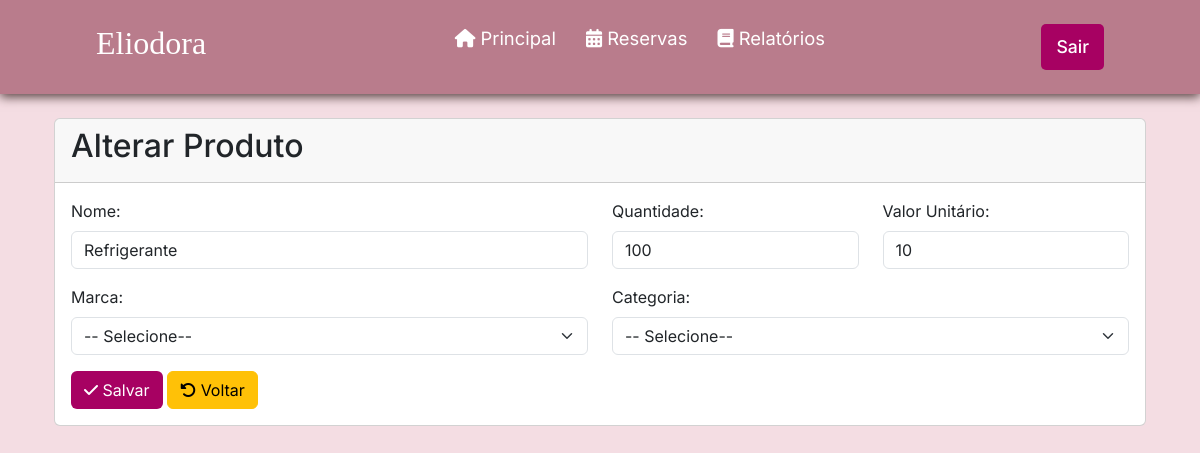
Page /alterarProduto.php?id=2 (signed in) on the committed database.
### tables this page shows
CREATE TABLE `produto` (
  `id` int(11) NOT NULL,
  `nome` varchar(100) NOT NULL,
  `quantidade` int(11) NOT NULL,
  `valorUnitario` double NOT NULL,
  `id_consumo` int(11) DEFAULT NULL,
  `id_tipo` int(11) DEFAULT NULL,
  `id_marca` int(11) DEFAULT NULL
);

### alterarProduto.php (the view, shortened to what this page needs)
<?php
$conexao = mysqli_connect('127.0.0.1', 'root', '', 'tcc');
$sql = "SELECT * from produto where id = " . $_GET['id'];
$resultado = mysqli_query($conexao, $sql);
$linha = mysqli_fetch_array($resultado);
?>
<?php require_once("cabecalho.php"); ?>
<div class="container p-4">
    <div class="card">
        <div class="card-header">
            <h2>Alterar Produto</h2>
        </div>
        <div class="card-body">
            <form method="post">
                <div class="row">
                <div class="mb-3 col-6">
                    <label for="nome" class="form-label">Nome:</label>
                    <input type="text" class="form-control" name="nome" value="<?= $linha['nome'] ?>">
                </div>
                <div class="mb-3 col">
                    <label for="quantidade" class="form-label">Quantidade:</label>
                    <input type="text" class="form-control" name="quantidade" value="<?= $linha['quantidade'] ?>">
                </div>
                <div class="mb-3 col">
                    <label for="valorUnitario" class="form-label">Valor Unitário:</label>
                    <input type="text" class="form-control" name="valorUnitario" value="<?= $linha['valorUnitario'] ?>">
                    </div>
                </div>
                <div class="row">
                <div class="mb-3 col">
                    <label for="id_marca" class="form-label">Marca:</label>
                    <select name="id_marca" id="id_marca" class="form-select">
                        <option value="">-- Selecione--</option>
                    </select>
                </div>
                <div class="mb-3 col">
                    <label for="id_tipo" class="form-label">Categoria:</label>
                    <select name="id_tipo" id="id_tipo" class="form-select">
                        <option value="">-- Selecione--</option>
                    </select>
                </div>
                </div>
                <button name="salvar" type="submit" style="background-color: #a70162; color: #fff" class="btn"><i
                        class="fa-solid fa-check"></i> Salvar</button>
                <a href="listarTipo.php" type="submit" class="btn btn-warning"><i
                        class="fa-solid fa-rotate-left"></i></i>
                    Voltar</a>
            </form>
        </div>
    </div>
</div>
</body>
</html>

### css/style.css (style rules this page uses)
* { padding: 0; margin: 0; font-family: 'Inter', sans-serif; }
body { background-color: #f4dde3; }
header { background-color: #b97c8c; box-shadow: 0px 3px 10px #563f3f; }
.nav-bar { display: flex; justify-content: space-between; padding: 1.5rem 6rem; }
.logo { display: flex; align-items: center; }
.logo h2 { color: #fff; }
.nav-list { display: flex; align-items: center; }
.nav-list ul { display: flex; justify-content: center; list-style: none; }
.nav-item { margin: 0 15px; }
.nav-link { text-decoration: none; font-size: 1.15rem; color: #ffffff; font-weight: 400; }
.login-button button { border: none; padding: 10px 15px; border-radius: 5px; background-color: #a70162; }
.login-button button a { text-decoration: none; color: #fff; font-weight: 500; font-size: 1.1rem; }

### rows in the picture
produto: nome "Refrigerante", quantidade "100", valorUnitario "10"
